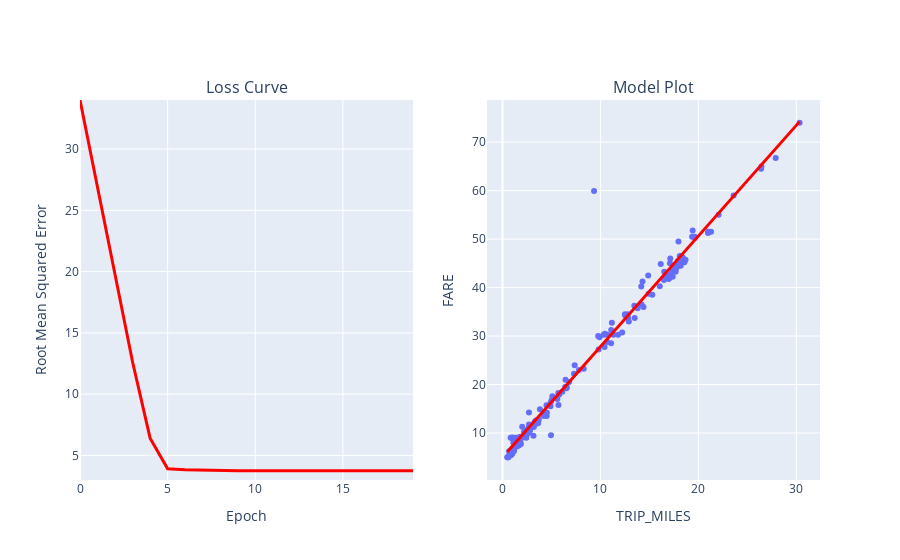

This figure's notebook cell:
### Markdown cell above
## Train a model with one feature

In this step you will train a model to predict the cost of the fare using a **single feature**. Earlier, you saw that `TRIP_MILES` (distance) correlates most strongly with the ``FARE``, so let's start with `TRIP_MILES` as the feature for your first training run.

**Instructions**

1. Run the **Experiment 1** code cell to build your model with one feature.
1. Review the output from the training run
1. **Check your understanding** by answering these questions:
  * How many epochs did it take to converge on the final model?
  * How well does the model fit the sample data?

During training, you should see the root mean square error (RMSE) in the output. The units for RMSE are the same as the units for the label (dollars). In other words, you can use the RMSE to determine how far off, on average, the predicted fares are in dollars from the observed values.

### Code cell
# Experiment 1: Train a linear regression model using a single feature

# Step 1: Define the hyperparameters
# - Hyperparameters control the training process.
# - These values can be adjusted to improve the model's performance.
learning_rate = 0.001  # The rate at which the model updates its weights during training
epochs = 20            # The number of complete passes through the dataset
batch_size = 50        # The number of data samples processed together in a single training step

# Step 2: Specify the feature and label
# - Feature: Independent variable used for prediction (input to the model).
# - Label: Dependent variable to be predicted (output from the model).
features = ['TRIP_MILES']  # Using only the 'TRIP_MILES' column as the input feature
label = 'FARE'             # The target variable is 'FARE'

# Step 3: Run the experiment
# - This function builds, trains, and evaluates the model using the specified parameters.
# - It also visualizes the training process and predictions.
model_1 = run_experiment(training_df, features, label, learning_rate, epochs, batch_size)

# Notes for Beginners:
# - The `run_experiment` function:
#   1. Builds a linear regression model with a single input feature.
#   2. Trains the model on the dataset (using the specified hyperparameters).
#   3. Visualizes the training loss curve and model predictions.
#   4. Returns the trained model for further use or evaluation.

### Figure 1 — Plotly figure (JSON) as saved in the notebook; plotly's stock layout.template omitted (floating-point values rounded to 4 significant figures; data arrays with more than 128 entries replaced by an {"elided": "..."} marker saying what was removed)
{"data": [{"hovertemplate": "TRIP_MILES=%{x}<br>FARE=%{y}<extra></extra>", "legendgroup": "", "marker": {"color": "#636efa", "symbol": "circle"}, "mode": "markers", "name": "", "orientation": "v", "showlegend": false, "type": "scatter", "x": {"elided": "200 float values"}, "xaxis": "x2", "y": {"elided": "200 float values"}, "yaxis": "y2"}, {"hovertemplate": "TRIP_MILES=%{x}<br>FARE_PREDICTED=%{y}<extra></extra>", "legendgroup": "", "line": {"color": "#ff0000", "dash": "solid", "width": 3}, "marker": {"symbol": "circle"}, "mode": "lines", "name": "", "orientation": "v", "showlegend": false, "type": "scatter", "x": {"elided": "200 float values"}, "xaxis": "x2", "y": {"elided": "200 float values"}, "yaxis": "y2"}, {"hovertemplate": "Epoch=%{x}<br>RMSE=%{y}<extra></extra>", "legendgroup": "", "line": {"color": "#ff0000", "dash": "solid", "width": 3}, "marker": {"symbol": "circle"}, "mode": "lines", "name": "", "orientation": "v", "showlegend": false, "type": "scatter", "x": [0, 1, 2, 3, 4, 5, 6, 7, 8, 9, 10, 11, 12, 13, 14, 15, 16, 17, 18, 19], "xaxis": "x", "y": [34.0, 26.78, 19.61, 12.63, 6.407, 3.909, 3.825, 3.783, 3.762, 3.752, 3.749, 3.747, 3.746, 3.747, 3.745, 3.746, 3.746, 3.746, 3.745, 3.746], "yaxis": "y"}], "layout": {"annotations": [{"font": {"size": 16}, "showarrow": false, "text": "Loss Curve", "x": 0.225, "xanchor": "center", "xref": "paper", "y": 1, "yanchor": "bottom", "yref": "paper"}, {"font": {"size": 16}, "showarrow": false, "text": "Model Plot", "x": 0.775, "xanchor": "center", "xref": "paper", "y": 1, "yanchor": "bottom", "yref": "paper"}], "xaxis": {"anchor": "y", "domain": [0, 0.45], "title": {"text": "Epoch"}}, "xaxis2": {"anchor": "y2", "domain": [0.55, 1], "title": {"text": "TRIP_MILES"}}, "yaxis": {"anchor": "x", "domain": [0, 1], "range": [2.996, 34.0], "title": {"text": "Root Mean Squared Error"}}, "yaxis2": {"anchor": "x2", "domain": [0, 1], "title": {"text": "FARE"}}}}
